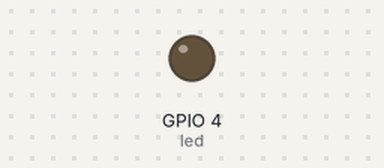
A program run on a simulated Raspberry Pi (BCM pin numbers). Shown: output pins drawn as LEDs (lit = HIGH).

Above: at 0.05 s.
At 1.5 s:
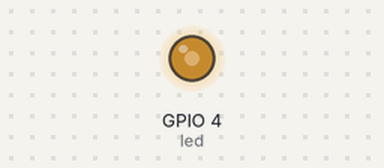
At 3.0 s:
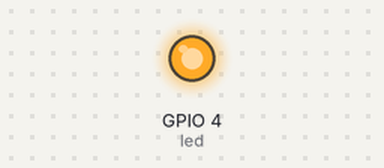
Timing chart, 0 to 6.9 s (numbered marks = the images above):
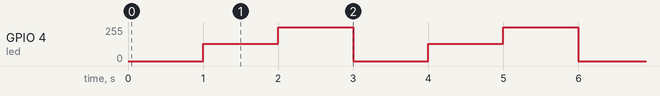

Measured:
- by itself, GPIO 4 (led): repeats every 3.0 s: 255/255 1.0 s, 0/255 1.0 s, 128/255 1.0 s

The program:

Xmas_Tree_Test5.py
```python
#!/usr/bin/env python
# Example test program for the Pi Hut Xmas Tree

from gpiozero import LEDBoard
from gpiozero import PWMLED
import time
from gpiozero.tools import random_values
from signal import pause

led = PWMLED(4)


while True:
    led.value = 0 # Off
    time.sleep(1)
    led.value = 0.5 # Half Brightnes
    time.sleep(1)
    led.value = 1 # Full brightness
    time.sleep(1)
```
